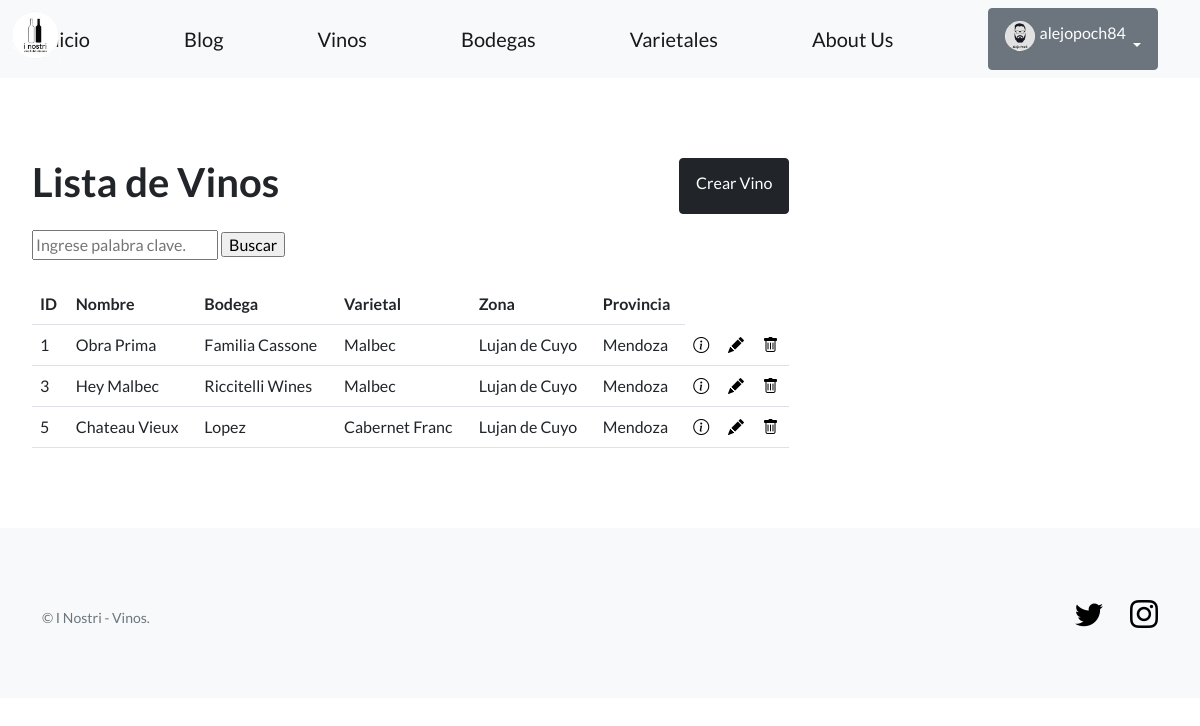
/inostri/vinos/ (signed in), run on an earlier commit of the app's database.
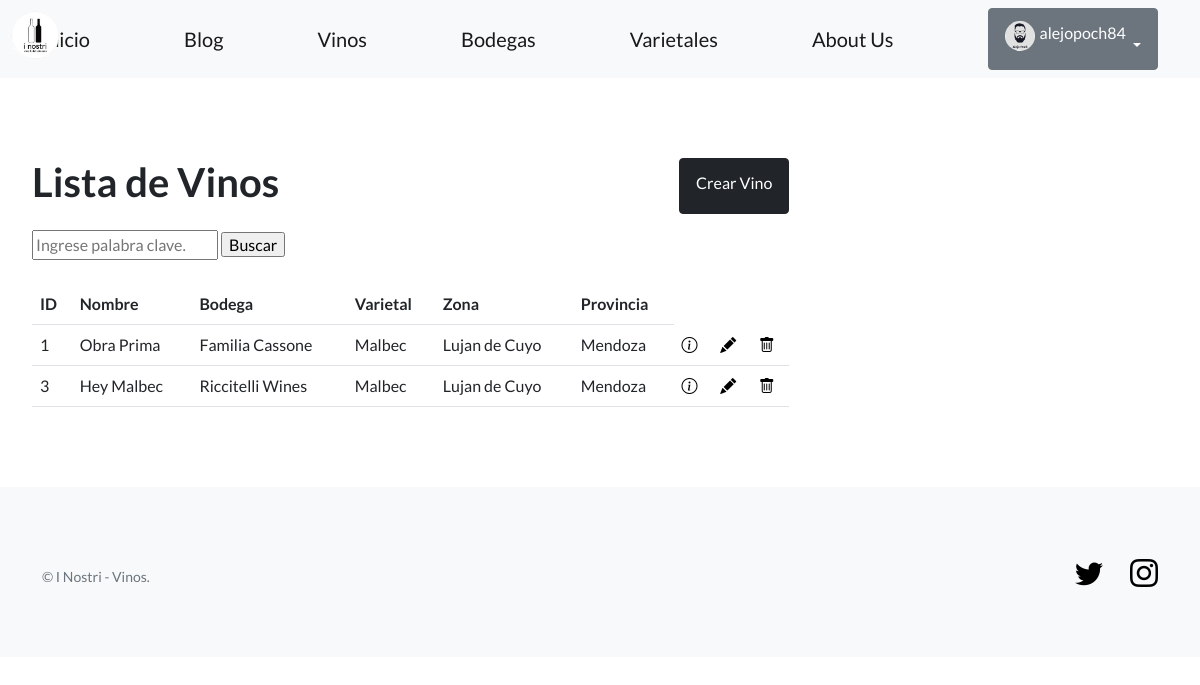
And on a later commit of the database.
### perfiles/models.py (models this page shows, shortened)
class Avatar(models.Model):
    user = models.OneToOneField(User, on_delete=models.CASCADE, null=True)
    imagen = models.ImageField(upload_to='avatares', null=True, blank=True)

### app_inostri/models.py (models this page shows, shortened)
class Vino(models.Model):
    nombre = models.CharField(max_length=64)
    bodega = models.CharField(max_length=64)
    varietal = models.CharField(max_length=64)
    cosecha = models.IntegerField()
    zona = models.CharField(max_length=64)
    provincia = models.CharField(max_length=64)

### app_inostri/views.py (the view)
# urls.py: path('vinos/', VinoListView.as_view(), name='lista_vinos'),
class VinoListView(ListView):
    model = Vino
    template_name = 'app_inostri/lista_vinos.html'

### app_inostri/templates/app_inostri/lista_vinos.html (shortened to what this page needs)
{% extends "app_inostri/base.html" %}
{% block contenido %}
<section>
  <div>
    <div class="col-md-8 mt-3 left">
      <div class="d-flex justify-content-between mb-3">
    <h1>Lista de Vinos</h1>
    <a href="{% url 'crear_vino' %}" class="btn btn-dark">Crear Vino</a>
      </div>
     <form action="{% url 'buscar_vino' %}" method="GET">
      <input name="q" type="text" placeholder="Ingrese palabra clave.">
      <input type="submit" value="Buscar">
    </form>
    <br>
    <table class="table">
      <tbody>
        <tr>
          <th>ID</th>
          <th>Nombre</th>
          <th>Bodega</th>
          <th>Varietal</th>
          <th>Zona</th>
          <th>Provincia</th>
        </tr>
        {% for vino in object_list %}
        <tr>
          <td>{{ vino.id }}</td>
          <td>{{ vino.nombre }}</td>
          <td>{{ vino.bodega }}</td>
          <td>{{ vino.varietal }}</td>
          <td>{{ vino.zona }}</td>
          <td>{{ vino.provincia }}</td>
          <td>
            <a href="{% url 'ver_vino' vino.id %}">
            <span class='bi bi-info-circle' style="color: black;"></span>
            </a>
          </td>
          <td>
            <a href="{% url 'editar_vino' vino.id %}">
              <span class='bi bi-pencil-fill' style="color: black;"></span>
            </a>
          </td>
          <td>
            <a href="{% url 'eliminar_vino' vino.id %}">
              <i class="bi bi-trash" style="color: black;"></i>
            </a>
          </td>
        </tr>
        {% endfor %}
      </tbody>
    </table>
  </div>
 </section>
 {% endblock contenido %}

### app_inostri/templates/app_inostri/base.html (shortened to what this page needs)
{% load static %}
<!DOCTYPE html>
<html lang="en">
    <head>
        <link href="https://cdn.jsdelivr.net/npm/bootstrap-icons@1.5.0/font/bootstrap-icons.css" rel="stylesheet" type="text/css" />
        <link href="{% static 'css/styles.css' %}" rel="stylesheet" />
    </head>
    <body>
        <nav class="navbar navbar-light bg-light static-top">
            <div class="container">
                <img src="{% static 'images/i_nostri.png' %}" alt="I Nostri" class="logo" width=90 height=90>
                <a class="navbar-brand" href="{% url 'inicio' %}">Inicio</a>
                <a class="navbar-brand" href="{% url 'lista_posts' %}">Blog</a>
                <a class="navbar-brand" href="{% url 'lista_vinos' %}">Vinos</a>
                <a class="navbar-brand" href="{% url 'lista_bodegas' %}">Bodegas</a>
                <a class="navbar-brand" href="{% url 'lista_varietales' %}">Varietales</a>
                <a class="navbar-brand" href="{% url 'about_us' %}">About Us</a>
                {% if user.is_authenticated %}
                <div class="dropdown">
                    <button class="btn btn-secondary dropdown-toggle" type="button" id="dropdownMenuButton1" data-bs-toggle="dropdown" aria-expanded="false">
                        <div style="display: inline-flex;">
                            <img src="{{ user.avatar.imagen.url }}" alt="User Avatar" style="width: 30px; height: 30px; border-radius: 50%; margin-right: 5px;">
                            <span>{{ user.username }}</span>
                        </div>
                    </button>
                    </div>
                </div>
                {% else %}
                <a class="btn btn-dark" href="{% url 'login' %}">Iniciar sesión</a>
                <a class="btn btn-secondary" href="{% url 'registro' %}">Crear cuenta</a>
                {% endif %}
        </nav>
        <section style="padding:4rem 2rem;">
            {% block contenido %}
            {% endblock contenido %}
        </section>
        <footer class="footer bg-light">
            <div class="container">
                <div class="row">
                    <div class="col-lg-6 h-100 text-center text-lg-start my-auto">
                        <p class="text-muted small mb-4 mb-lg-0">&copy; I Nostri - Vinos.</p>
                    </div>
                    <div class="col-lg-6 h-100 text-center text-lg-end my-auto">
                        <ul class="list-inline mb-0">
                            <li class="list-inline-item me-4">
                                <a href="https://twitter.com/coderhouse" style="color: black;"><i class="bi-twitter fs-3"></i></a>
                            </li>
                            <li class="list-inline-item">
                                <a href="https://www.instagram.com/coderhouse/?hl=es" style="color: black;"><i class="bi-instagram fs-3"></i></a>
                            </li>
                        </ul>
                    </div>
                </div>
            </div>
        </footer>
    </body>
</html>

What changed in the data, as far as the page shows it:
removed Vino: id "5", nombre "Chateau Vieux", bodega "Lopez", varietal "Cabernet Franc", zona "Lujan de Cuyo", provincia "Mendoza"
